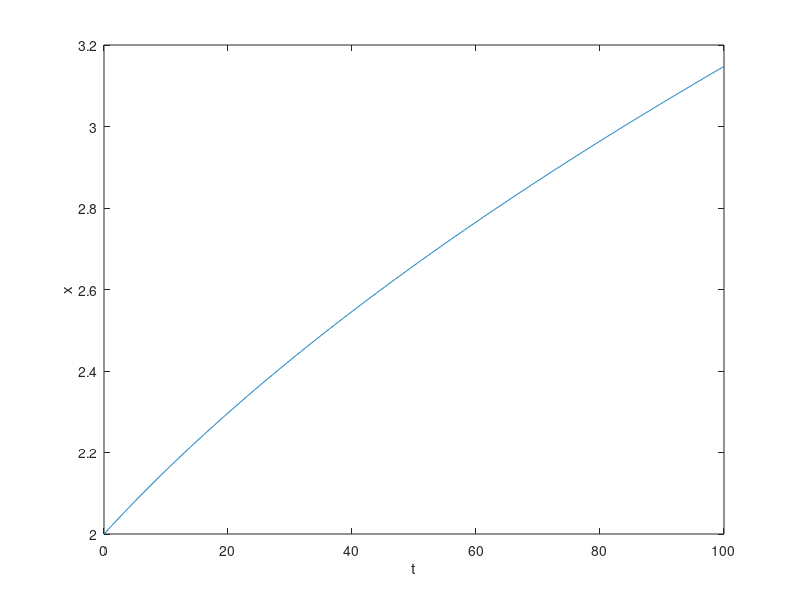

Write the MATLAB code that produced this figure.
function x = advanced()
    trange = 0:0.1:100;
    init = [2 0];
    [t, ret] = ode23(@f, trange, init);
    x = ret(:,1);
    plot(t, x);
    xlabel('t');
    ylabel('x');
    disp(length(x));
end

function ret = f(~, x)
    ret = [x(2); 20*(1-x(1)^2)*x(2)+0.5*x(1)];
end